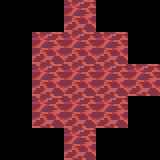

This game map was drawn from its Tiled (.tmx) file and the tilesets committed beside it. A one-line description and the full map source follow:
An orthogonal 5x5 tile map with 32x32 px tiles, 1 tile layer (Tile Layer 1).

<map version="1.0" tiledversion="1.1.6" orientation="orthogonal" renderorder="right-down" width="5" height="5" tilewidth="32" tileheight="32" infinite="0" nextobjectid="1">
 <tileset firstgid="1" source="../ground.tsx" />
 <layer name="Tile Layer 1" width="5" height="5">
  <data encoding="csv">
0,0,27,0,0,
0,27,27,27,0,
0,27,27,27,27,
0,27,27,27,0,
0,0,27,0,0
</data>
 </layer>
</map>
